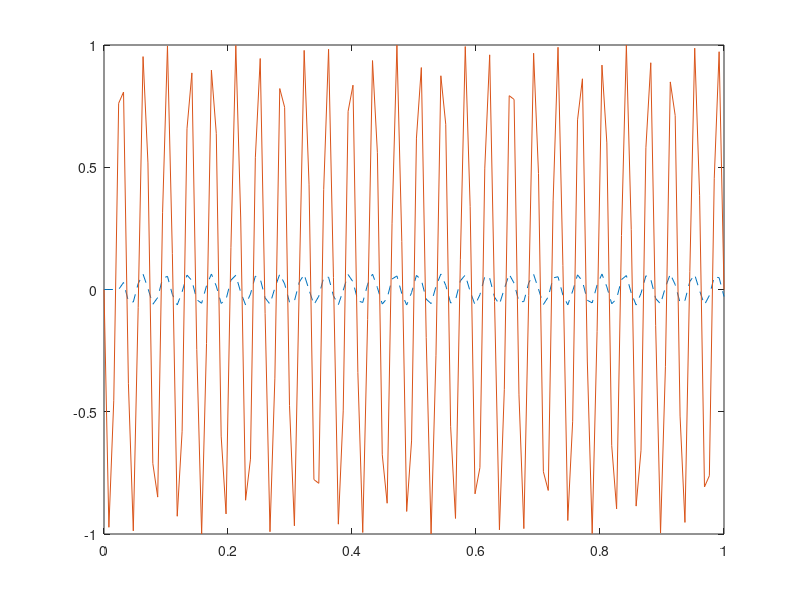

Here is the MATLAB script that generated this plot:

N = 128;
t = linspace(0, 1, N);

frecv= 1;
frecv = 100;

x(1:length(t)) = sin(2 * pi * frecv * t);

y(1:length(t)) = 0;
%y(1) = d1;
%y(2) = 0.5 * (d1 + d2);
%y(3) = (d1 + d2 + d3) / 3;
%y(4) = 0.25 * (d1 + d2 + d3 + d4);
%y(5) = 0.2 * (d1 + d2 + d3 + d4 + d5);



for i = 5 : length(t)
    y(i) = mean(x(i-4:i));
end

figure;
plot(t,y,"--");
hold on;
plot(t,x);